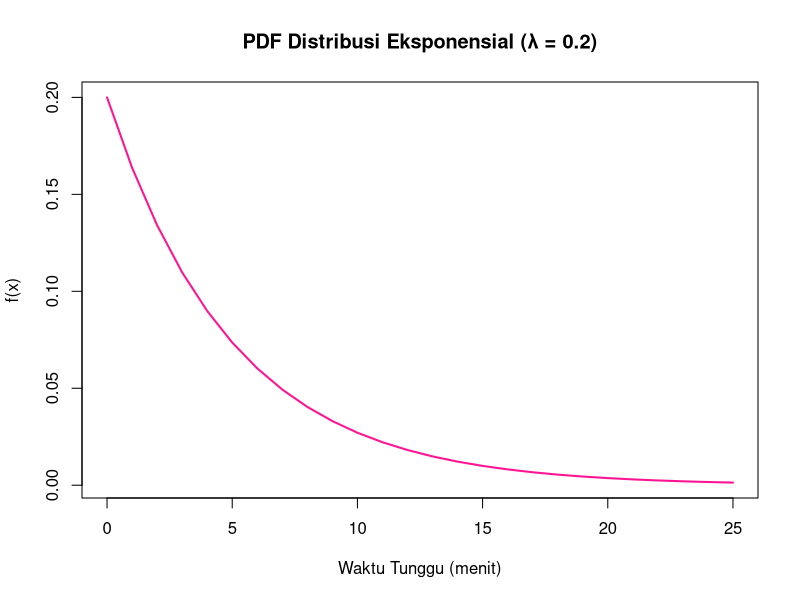
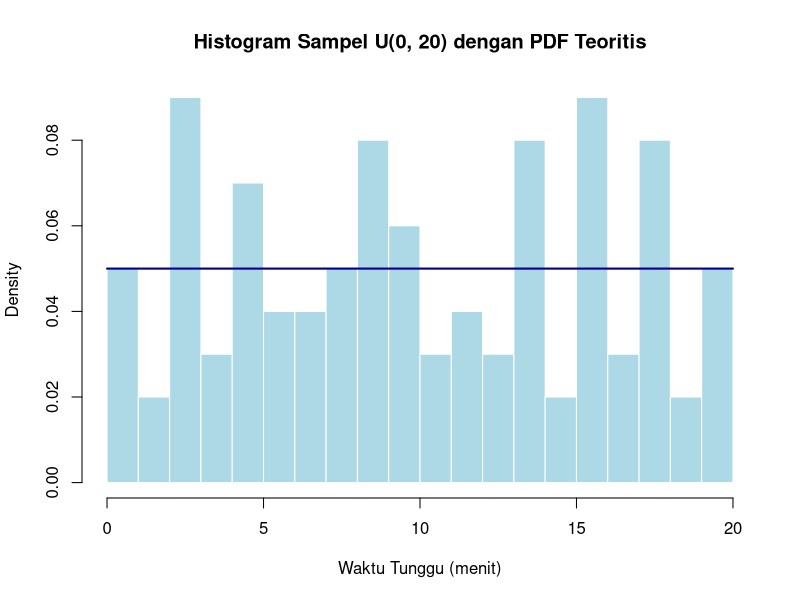
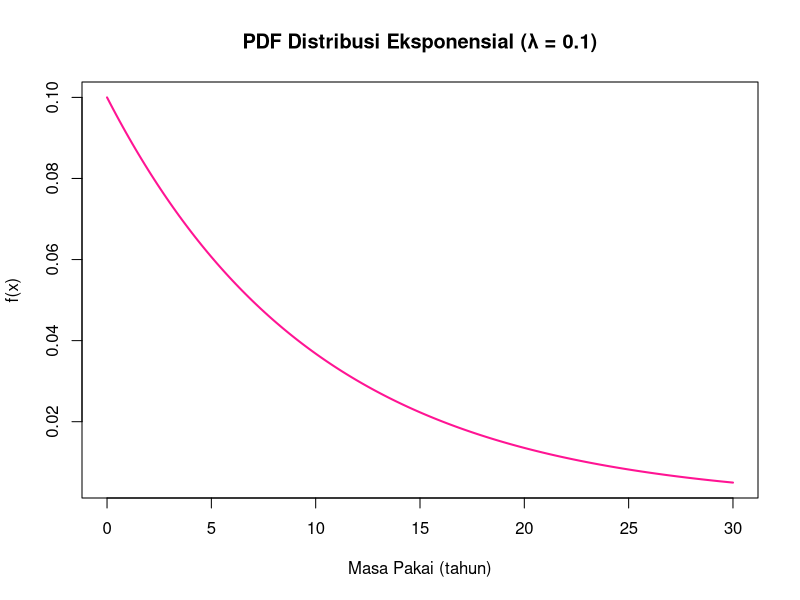
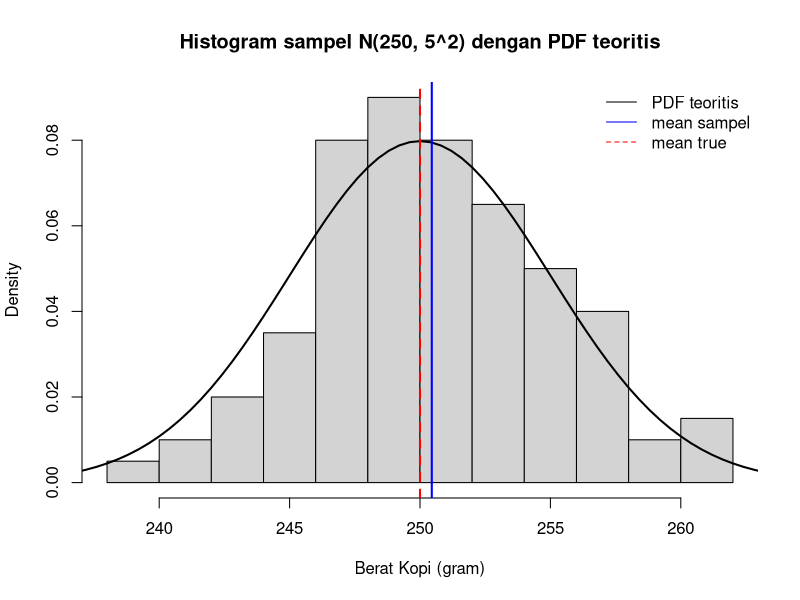

These figures' R source, in order:
# 1. Rata-rata waktu tunggu mu = 5 menit. Berapa peluang P(X > 5)?

#Diketahui:
mu <- 5
lambda <- 1/mu

#Eksponensial dengan lambda = 0.2 
pexp(5, rate = lambda, lower.tail = FALSE)

# Plot Grafik PDF Distribusi Eksponensial
x_dexp <- seq(0, 25, by=1)
y_dexp <- dexp(x_dexp, rate = lambda)

plot(x_dexp, y_dexp, type = "l", col = "deeppink", lwd = 2,
     main = "PDF Distribusi Eksponensial (λ = 0.2)",
     xlab = "Waktu Tunggu (menit)", ylab = "f(x)")

#2. Kereta komuter tiba di stasiun secara acak antara pukul 07.00 hingga 07.20 (interval 20 menit). 
#   Berapakah ragam (varians) waktu tunggu penumpang?

# Uniform dengan interval [0, 20]
# Diketahui:
a <- 0
b <- 20  

# Varians Teoritis (Jawaban Soal Sebenarnya)
varians <- ((b - a)^2) / 12
varians

# Simulasi Sampel
set.seed(123)
n <- 100
x <- runif(n, min = a, max = b)

# Plot: histogram sampel + overlay PDF teoritis
hist(x, breaks = 15, probability = TRUE,
     main = "Histogram Sampel U(0, 20) dengan PDF Teoritis",
     xlab = "Waktu Tunggu (menit)", col = "lightblue", border = "white")
curve(dunif(x, min = a, max = b), from = a, to = b, add = TRUE, col = "darkblue", lwd = 2)

# 3. Masa pakai sensor suhu memiliki rata-rata mu = 10 tahun. 
#    Berapa peluang sensor tersebut rusak sebelum mencapai usia 5 tahun?

#Diketahui:
mu <- 10
lambda <- 1/mu

#Eksponensial dengan lambda = 0.1  
pexp(5, rate = lambda, lower.tail = TRUE)  
1-pexp(5, rate = lambda) 

# Plot Grafik PDF
x_dexp <- seq(0, 30, length.out = 200)
y_dexp <- dexp(x_dexp, rate = lambda)

plot(x_dexp, y_dexp, type = "l", col = "deeppink", lwd = 2,
     main = "PDF Distribusi Eksponensial (λ = 0.1)",
     xlab = "Masa Pakai (tahun)", ylab = "f(x)")

# 4. Berat bersih kemasan kopi menyebar normal dengan mu = 250 gram dan sigma = 5 gram. 
#    Kemasan dianggap underweight jika beratnya kurang dari 240 gram. 
#    Berapa proporsi produk yang tergolong underweight?

#Distribusi Normal
# Diketahui:
n <- 100
mu <- 250
sigma <- 5

# Peluang Teoritis Underweight P(X < 240)
pnorm(240, mean = mu, sd = sigma)

# Generate sampel
set.seed(123) 
x <- rnorm(n, mean = mu, sd = sigma)

# Plot: histogram + overlay PDF teoritis
hist(x, breaks = 15, probability = TRUE,
     main = "Histogram sampel N(250, 5^2) dengan PDF teoritis",
     xlab = "Berat Kopi (gram)")

curve(dnorm(x, mean = mu, sd = sigma), from = mu - 4*sigma, to = mu + 4*sigma, add = TRUE, lwd = 2)
abline(v = mean(x), col = "blue", lwd = 2)     # Mean sampel
abline(v = mu, col = "red", lwd = 2, lty = 2)   # Mean sebenarnya

legend("topright", legend = c("PDF teoritis", "mean sampel", "mean true"),
       lty = c(1, 1, 2), col = c("black", "blue", "red"), bty = "n")
